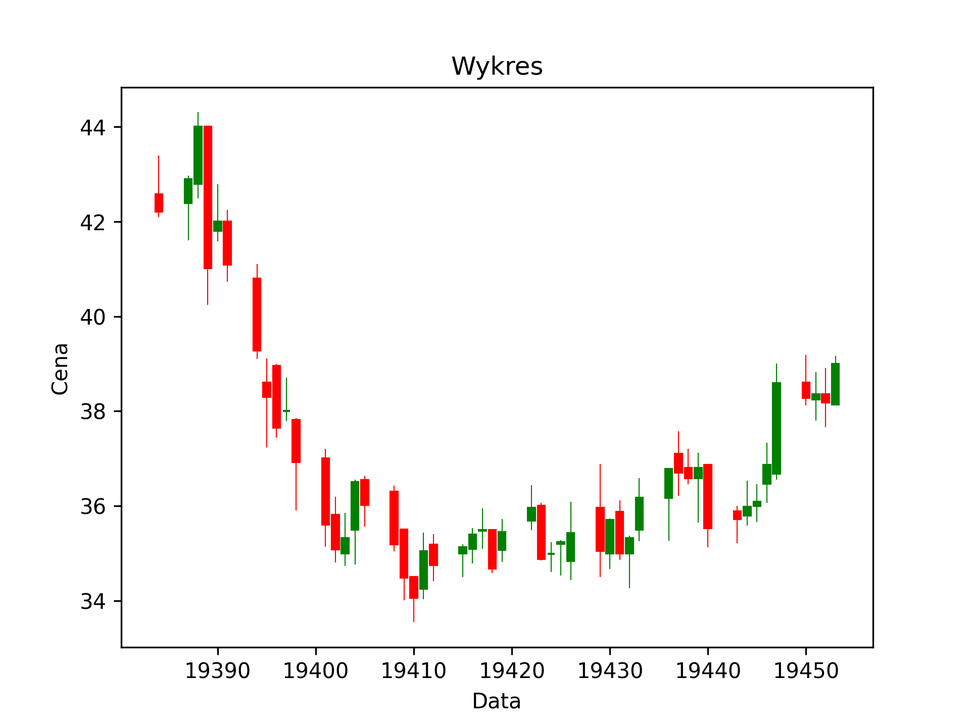
#> input picture wykres.png, 970 x 727 px, shrunk from 1920 x 1440 before the run
$ python obraz.py
#> lines starting #> are read from the running program, lines starting #| are printed output that depends on the picture; after the words box and inside, x2 and y2 are one past the last pixel; in counts of white or black regions, pixels touching at a corner belong together
import cv2
import numpy as np

# Wczytanie obrazu wykresu świecowego
img = cv2.imread('wykres.png')
#> img is the input picture: shape (727, 970, 3); mean B, G, R 246, 247.2, 249.5

# Konwersja obrazu na odcienie szarości
gray = cv2.cvtColor(img, cv2.COLOR_BGR2GRAY)
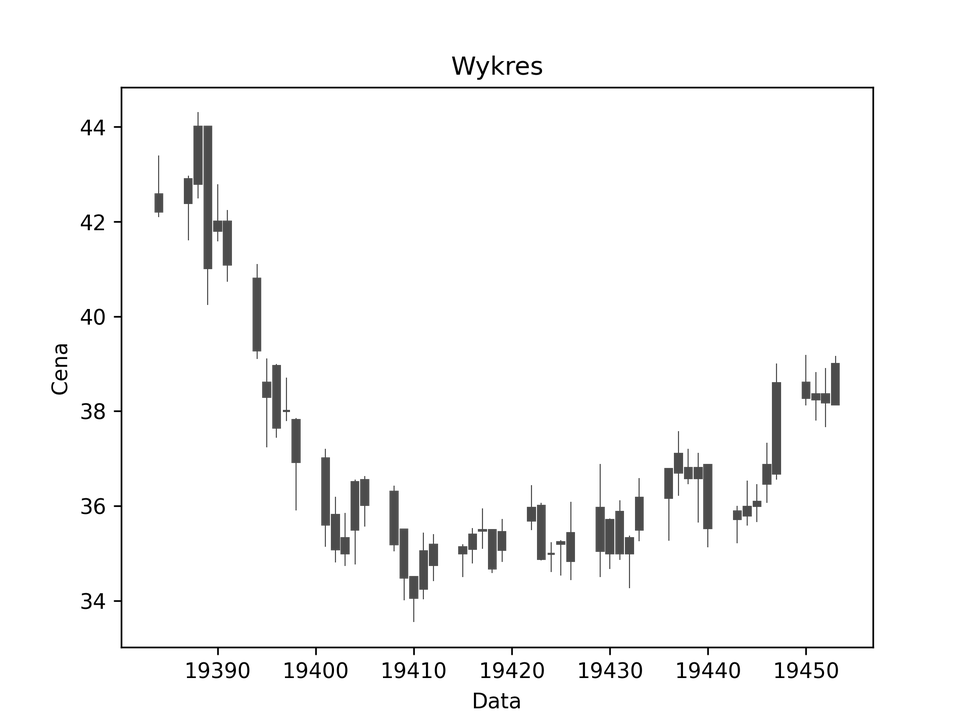
#> gray: shape (727, 970); min 0, max 255, mean 247.7

# Zastosowanie progowania adaptacyjnego
thresh = cv2.adaptiveThreshold(gray, 255, cv2.ADAPTIVE_THRESH_MEAN_C, cv2.THRESH_BINARY, 15, 2)
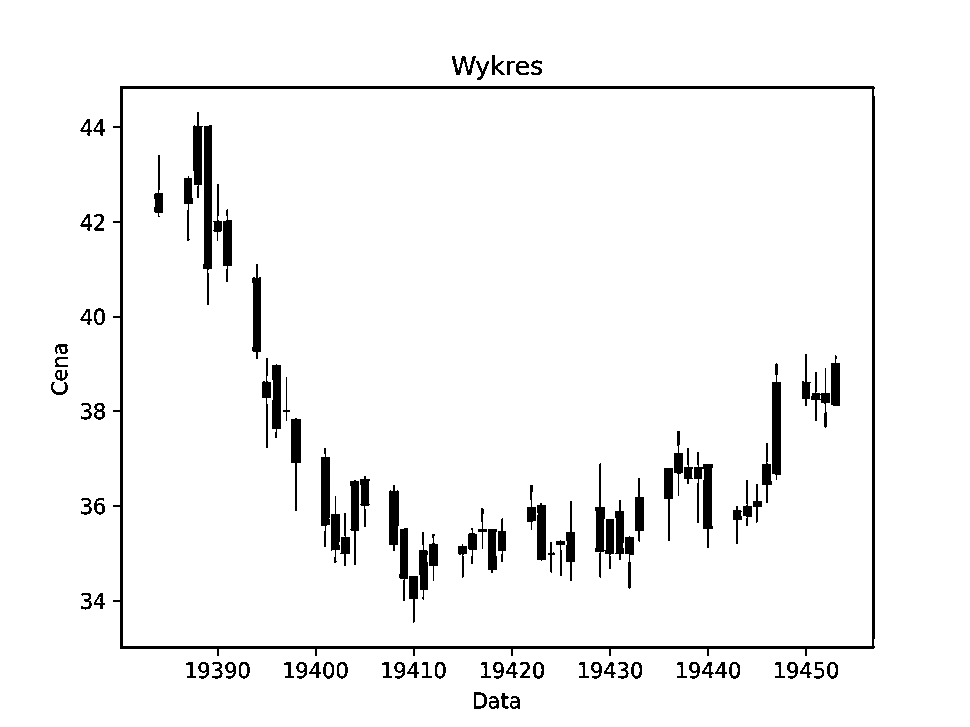
#> thresh: shape (727, 970); 95.7% white; 109 black regions

# Wykrycie konturów na obrazie
contours, hierarchy = cv2.findContours(thresh, cv2.RETR_TREE, cv2.CHAIN_APPROX_SIMPLE)
#> contours = 150 contours, 20 with area under 20; largest, box (x1, y1, x2, y2) and area: (0, 0, 970, 727) 703494, (112, 85, 876, 657) 426625, (123, 89, 872, 646) 415888, (202, 124, 213, 306) 1407, (594, 462, 615, 579) 1008

# Iteracja po konturach
for i, contour in enumerate(contours):
    # Aproksymacja konturu
    approx = cv2.approxPolyDP(contour, 0.01 * cv2.arcLength(contour, True), True)

    # Sprawdzenie, czy kontur ma odpowiedni kształt formacji analizy technicznej
    if len(approx) == 3:
        print("Wykryto trójkąt - możliwa formacja Spadającej Gwiazdy")
    elif len(approx) == 4:
        print("Wykryto czworokąt - możliwa formacja Młotka lub Wisielca")
    elif len(approx) == 5:
        print("Wykryto pięciokąt - możliwa formacja Diamentu")
    elif len(approx) == 6:
        print("Wykryto sześciokąt - możliwa formacja Głowy i Ramion")
    elif len(approx) > 6:
        print("Wykryto wielokąt - możliwa formacja Trójkąta")
#> this loop made 150 passes
#> approx on pass 1: [[0, 0], [0, 726], [969, 726], [969, 0]]
#| Wykryto czworokąt - możliwa formacja Młotka lub Wisielca
#| Wykryto wielokąt - możliwa formacja Trójkąta
#| Wykryto wielokąt - możliwa formacja Trójkąta
#| Wykryto wielokąt - możliwa formacja Trójkąta
#| Wykryto wielokąt - możliwa formacja Trójkąta
#| Wykryto wielokąt - możliwa formacja Trójkąta
#| Wykryto wielokąt - możliwa formacja Trójkąta
#| Wykryto sześciokąt - możliwa formacja Głowy i Ramion
#> (further printed lines are left out)
